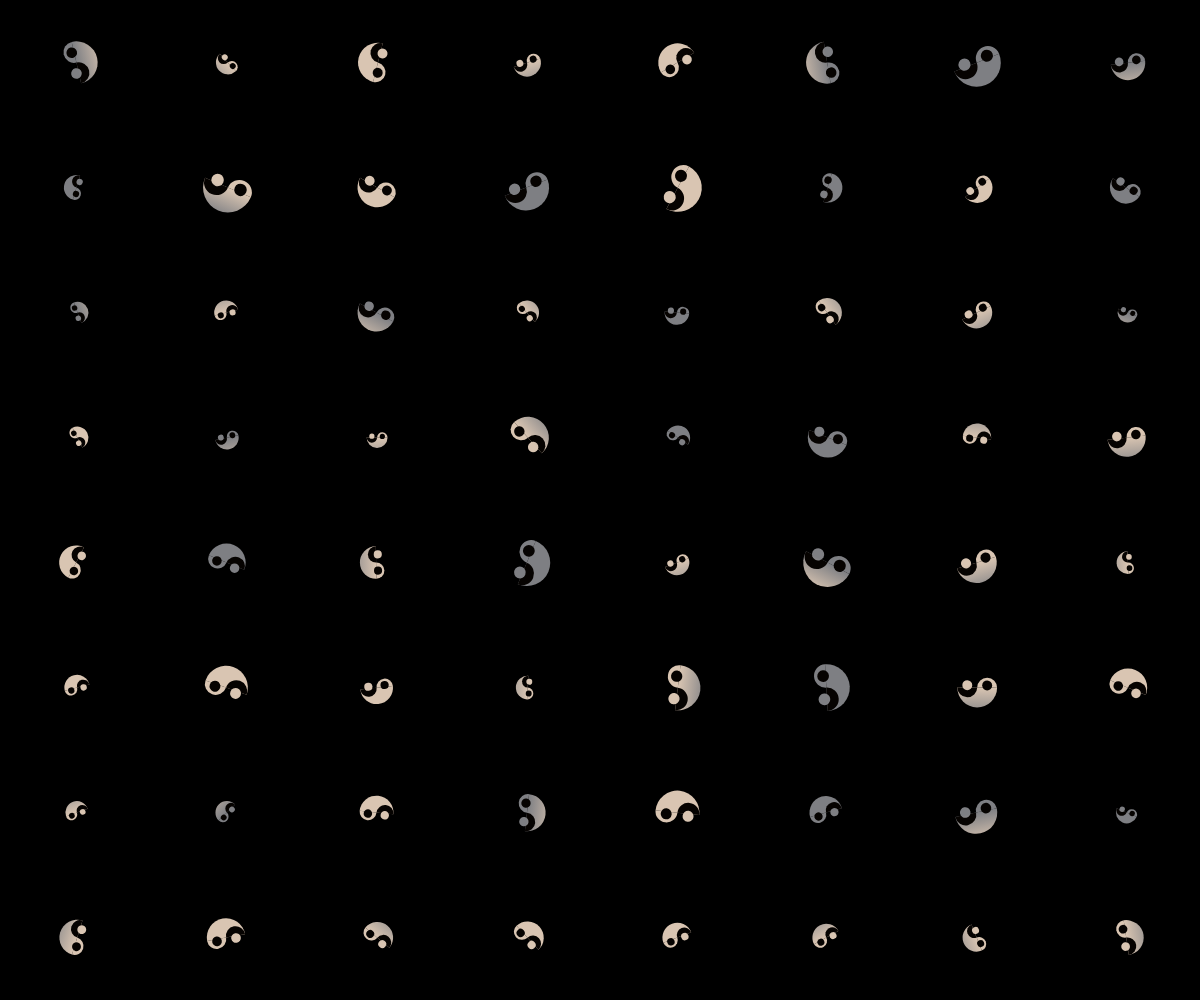
Frame 1 (no input)
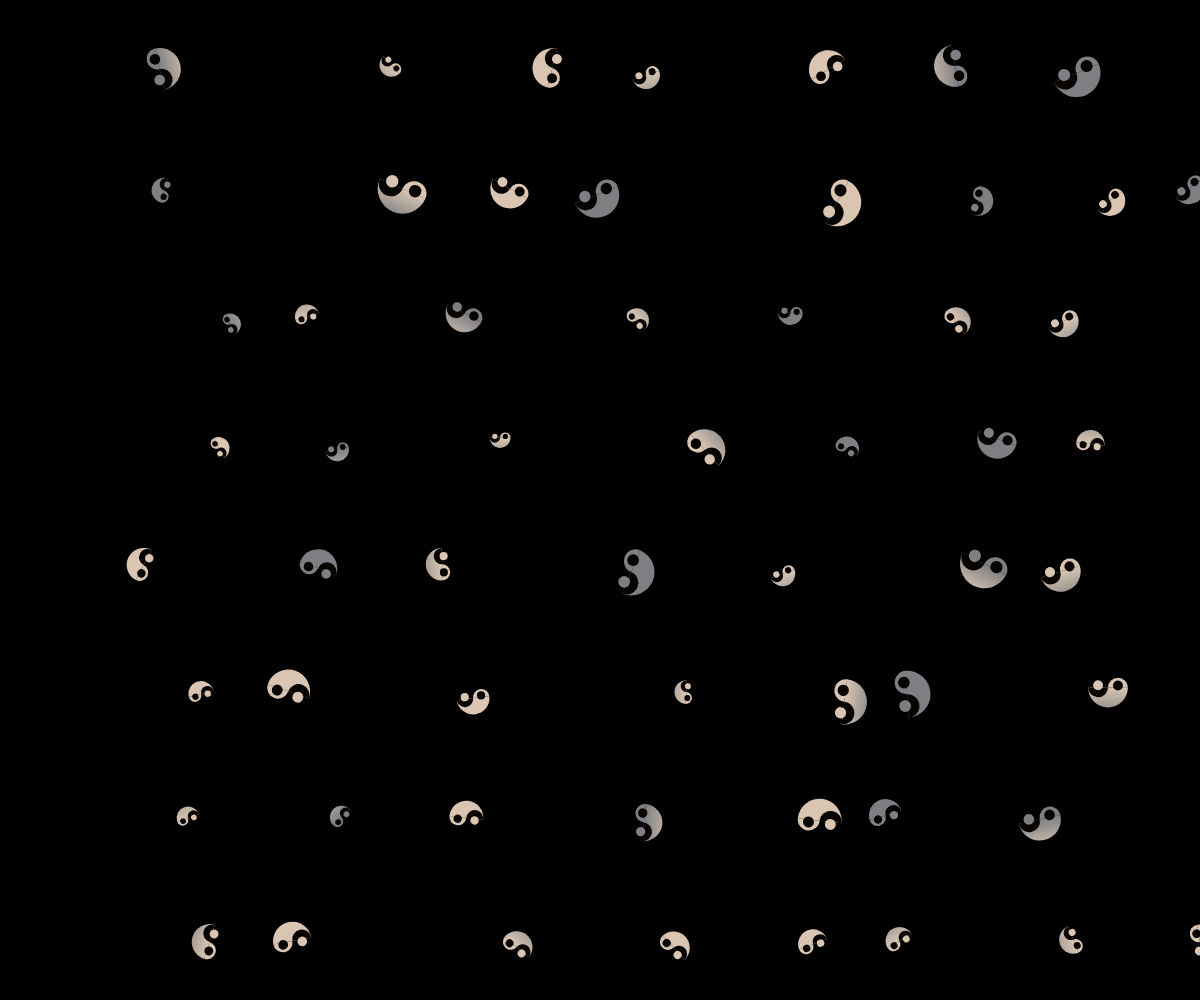
Frame 60 (no input)
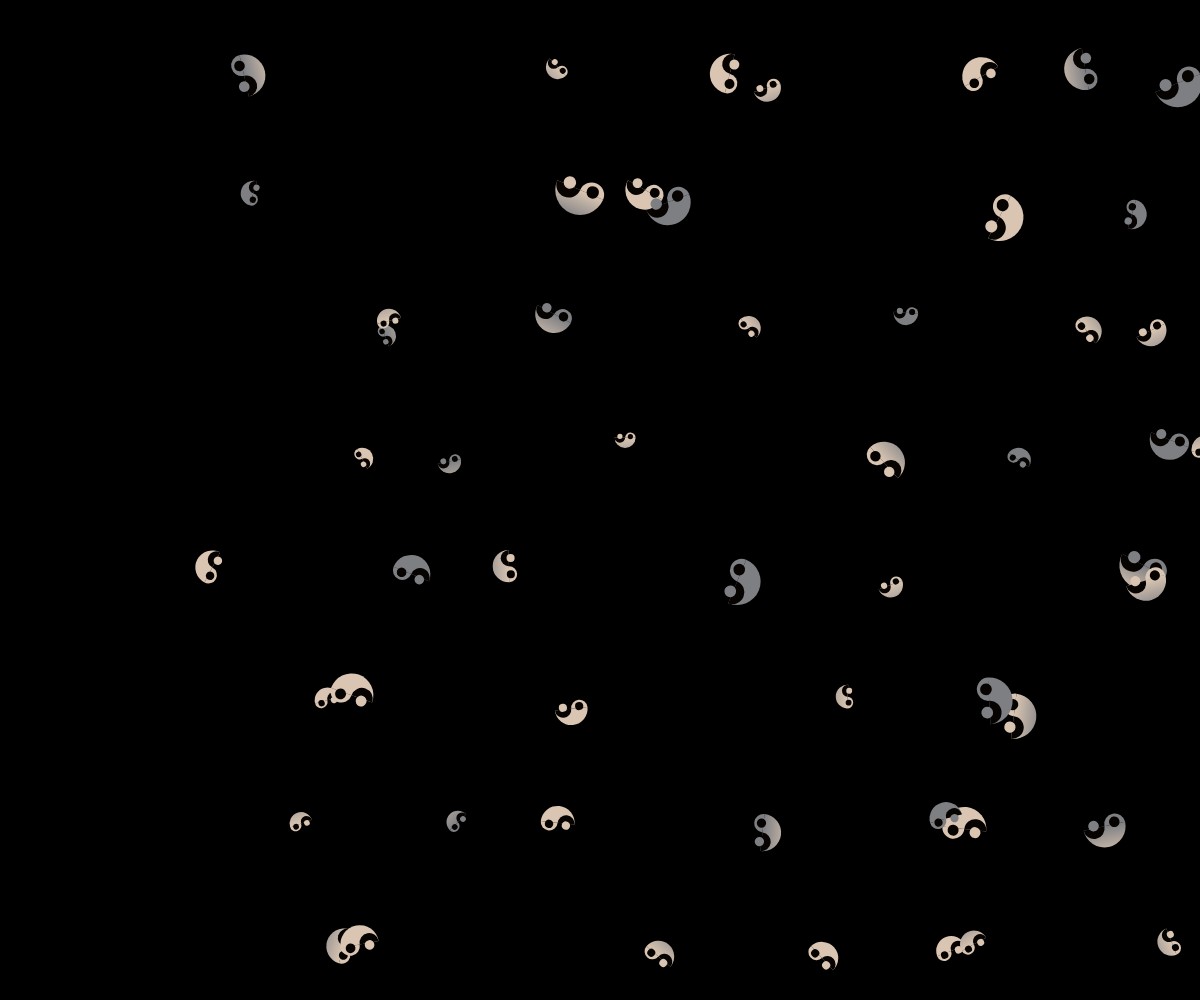
Frame 120 (the mouse pressed at the canvas centre since frame 60)

The p5.js sketch that drew these frames (run headless with seeded random() and noise() and a simulated clock; from frame 60 on, the mouse is pressed at the canvas centre):

// p5.js sketch
// ── sketch.js
let patterns = [];

function setup() {
  createCanvas(windowWidth,windowHeight );
  angleMode(DEGREES);
  generatePatterns(8); // 生成8个随机图案
}


function draw() {
  background(0);

  for (let pattern of patterns) {
    pattern.move(); // 移动图案
    pattern.display();
  }
}

function generatePatterns(cols) {
  let rows = cols;
  let cellW = width / cols;
  let cellH = height / rows;

  for (let i = 0; i < cols; i++) {
    for (let j = 0; j < rows; j++) {
      let x = i * cellW;
      let y = j * cellH;

      patterns.push(new Pattern(x + cellW / 2, y + cellH / 2));
    }
  }
}

class Pattern {
  constructor(x, y) {
    this.x = x;
    this.y = y;
    this.angle = random(360);
    this.speed = random(1, 3);
    this.d = random(20, 50);
    this.gradient = this.createRandomGradient(); // 创建渐变色
  }

  createRandomGradient() {
    let p = ["#7e7f83", "#d9c5b2"];
    let gdcolor1 = random(p);
    let gdcolor2 = random(p);

    let gradient = drawingContext.createLinearGradient(0, 0, 0, 30);
    gradient.addColorStop(0, gdcolor1);
    gradient.addColorStop(1, gdcolor2);

    return gradient;
  }

  move() {
    let angleRadians = radians(this.angle); // 将角度转换为弧度
    let dx = cos(angleRadians) * this.speed; // 计算 x 方向的移动量
    let dy = sin(angleRadians) * this.speed; // 计算 y 方向的移动量
    this.x += dx;
    this.y += dy;

    // 检查边界并反弹
    if (this.x - this.d / 2 <= 0 || this.x + this.d / 2 > width) {
      this.angle= - this.angle;
    }
    if (this.y - this.d / 2 <= 0 || this.y + this.d / 2 > height) {
      this.angle = -this.angle;
    }
  }

  display() {
    let d = this.d;

    push();
    translate(this.x, this.y);
    rotate(this.angle); // 直接使用当前角度

    let gradient = this.gradient;
    noStroke();
    drawingContext.fillStyle = gradient;

    arc(0, 0, d, d, 0, 180, PIE);
    arc(d / 4, 0, d / 2, d / 2, 180, 360, PIE);

    fill("#060301");
    arc(-d / 4, 0, d / 2, d / 2, 0, 180, PIE);
    circle(d / 4, -d / 18, d / 4);

    drawingContext.fillStyle = gradient;
    circle(-d / 4, -d / 18, d / 4);

    pop();
  }
}
